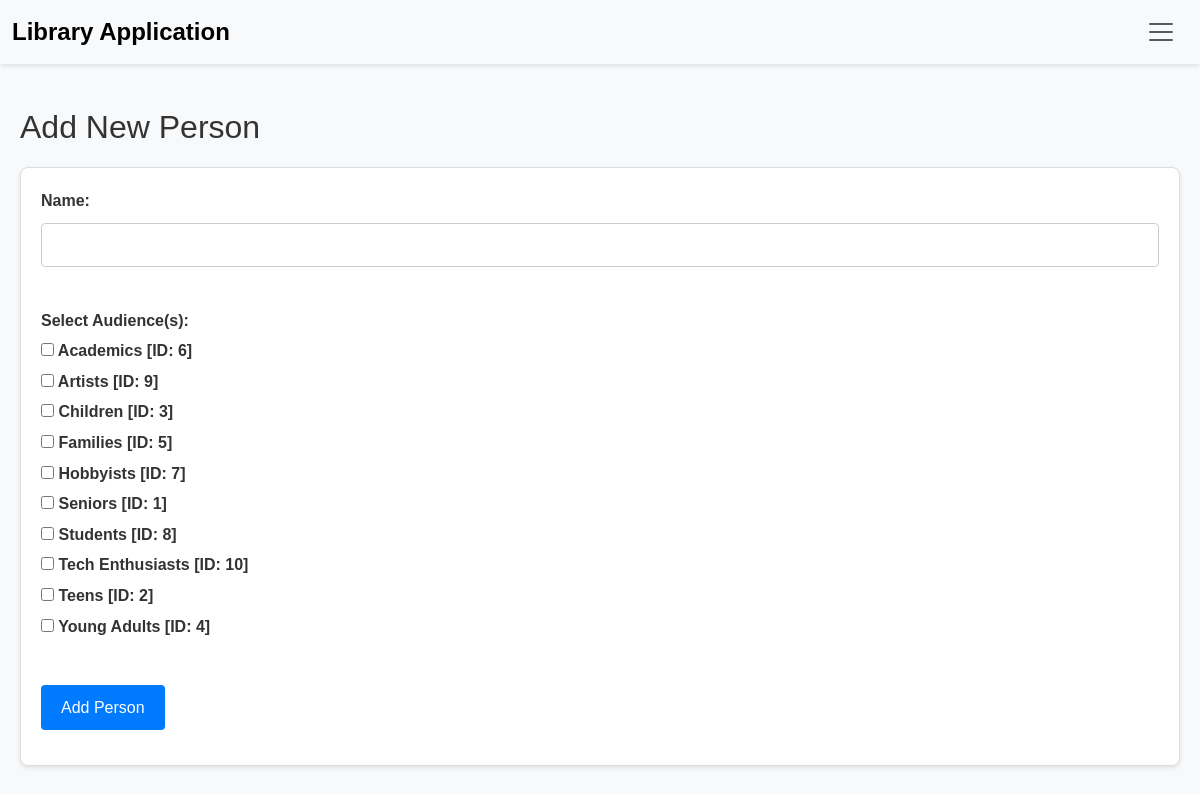
Page /add_person on the committed database.
### tables this page shows
CREATE TABLE "Audiences" (
    audience_id INTEGER PRIMARY KEY,
    audience_type TEXT
);

### app.py (the view)
@app.route('/add_person', methods=['GET', 'POST'])
def add_person():
    conn = get_db_connection()
    success_message = None
    error_message = None
    try:
        if request.method == 'POST':
            try:
                name = request.form.get('name').strip()
                selected_audiences = request.form.getlist('audiences')
                cursor = conn.execute("SELECT MAX(person_id) FROM People")
                max_id_row = cursor.fetchone()
                max_id = max_id_row[0] if max_id_row[0] is not None else 0
                new_person_id = max_id + 1
                conn.execute("INSERT INTO People (person_id, name) VALUES (?, ?)", (new_person_id, name))
                for aud in selected_audiences:
                    conn.execute("INSERT INTO PersonAudiences (person_id, audience_id) VALUES (?, ?)", (new_person_id, aud))
                conn.commit()
                success_message = "New person added successfully."
            except Exception as e:
                conn.rollback()
                error_message = "An error occurred. Make sure the person does not already exist."
    except Exception as outer_e:
        error_message = "An error occurred. Make sure the person does not already exist."
    finally:
        all_audiences = conn.execute("SELECT audience_id, audience_type FROM Audiences ORDER BY audience_type").fetchall()
        conn.close()
    return render_template('add_person.html',
                           all_audiences=all_audiences,
                           success_message=success_message,
                           error_message=error_message)

### app.py (called while the page is built)
def get_db_connection():
    conn = sqlite3.connect(DATABASE, timeout=10)  # Waits up to 10 seconds if the database is locked
    conn.row_factory = sqlite3.Row
    return conn

### templates/add_person.html (shortened to what this page needs)
{% extends "base.html" %}
{% block content %}
  <h2>Add New Person</h2>
  <form method="POST" action="{{ url_for('add_person') }}">
    <div>
      <label for="new_name">Name:</label>
      <div><input type="text" id="new_name" name="name" required></div>
    </div>
    <br>
    <div>
      <label>Select Audience(s):</label>
      <div class="checkbox-group" id="new_audiences">
        {% for aud in all_audiences %}
          <label>
            <input type="checkbox" name="audiences" value="{{ aud['audience_id'] }}">
            {{ aud['audience_type'] }} [ID: {{ aud['audience_id'] }}]
          </label>
        {% endfor %}
      </div>
    </div>
    <br>
    <div>
      <button type="submit">Add Person</button>
    </div>
  </form>
{% endblock %}

### static/css/style.css (style rules this page uses)
* { margin: 0; padding: 0; box-sizing: border-box; }
body { font-family: Arial, sans-serif; background-color: #f8f9fa; color: #333; line-height: 1.6; }
form { margin: 20px auto; padding: 20px; background-color: #fff; border: 1px solid #ddd; border-radius: 8px; box-shadow: 0 2px 4px rgba(0, 0, 0, 0.1); }
label { display: block; margin-bottom: 5px; font-weight: bold; }
select, input[type="date"], input, textarea { width: 100%; padding: 8px; border: 1px solid #ccc; border-radius: 4px; }
input[type="checkbox"] { width: auto; }
button[type="submit"] { display: inline-block; padding: 10px 20px; background-color: #007bff; border: none; border-radius: 4px; color: #fff; font-size: 1rem; cursor: pointer; transition: background-color 0.3s ease; }
form div { margin-bottom: 15px; }
form label { font-weight: bold; }
form input[type="text"], form select, form button { padding: 8px; margin-top: 5px; margin-right: 10px; border: 1px solid #ccc; border-radius: 4px; }

### rows in the picture
Audiences: audience_type "Academics", audience_id "6"
Audiences: audience_type "Artists", audience_id "9"
Audiences: audience_type "Children", audience_id "3"
Audiences: audience_type "Families", audience_id "5"
Audiences: audience_type "Hobbyists", audience_id "7"
Audiences: audience_type "Seniors", audience_id "1"
Audiences: audience_type "Students", audience_id "8"
Audiences: audience_type "Tech Enthusiasts", audience_id "10"
Audiences: audience_type "Teens", audience_id "2"
Audiences: audience_type "Young Adults", audience_id "4"
